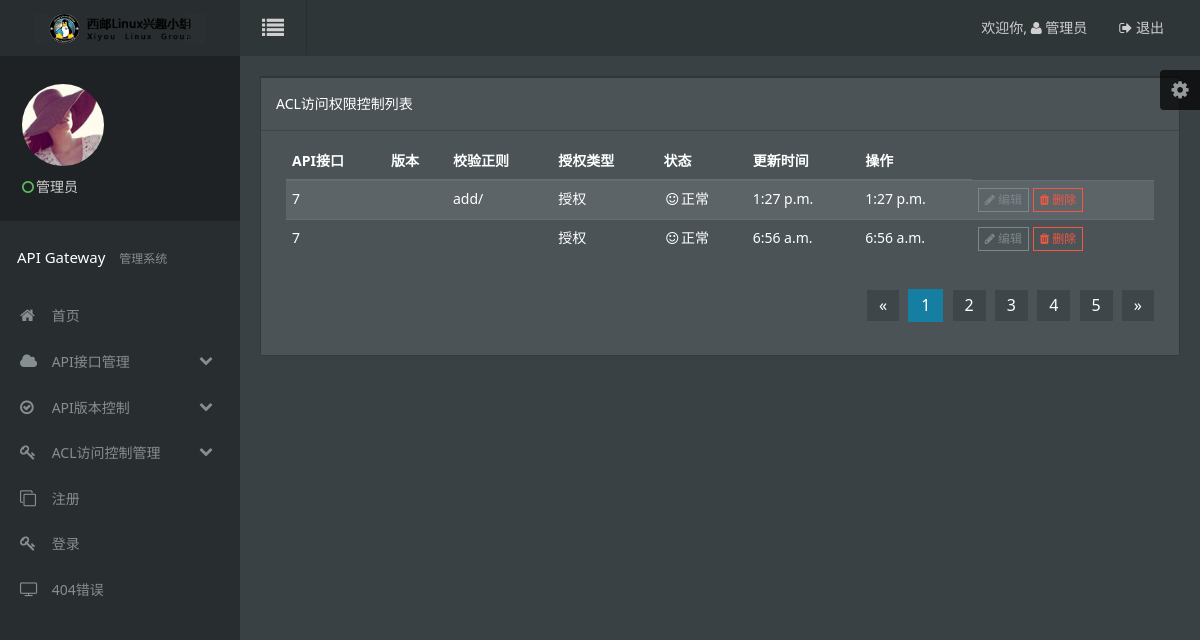
Page /display-acl/ on the earlier database version.
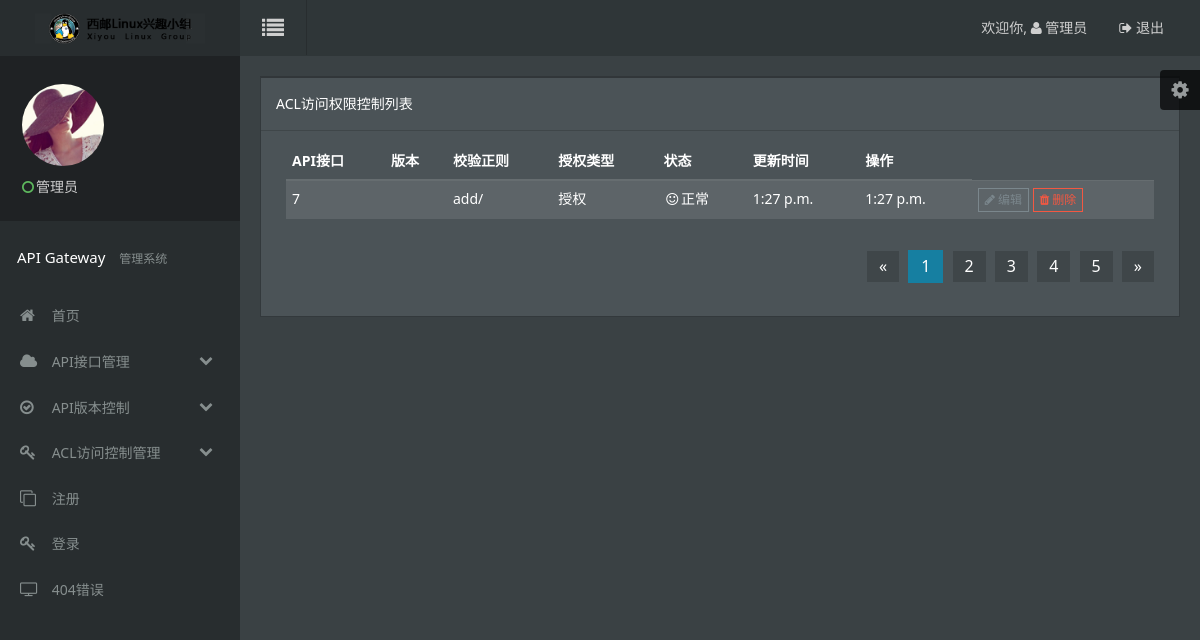
Same page on the later database version.
### gateway/models.py (models this page shows, shortened)
class AclList(models.Model):
    api_id = models.IntegerField(null=True)
    vers_id = models.IntegerField(null=True)
    match_req = models.CharField(max_length=128)
    auth_type = models.IntegerField()
    cre_time = models.TimeField(max_length=32)
    upd_time = models.TimeField(max_length=32)
    status = models.IntegerField()
    @staticmethod
    def getAllAclInfo():
        return True, AclList.objects.all()

### gateway/views.py (the view)
# urls.py: url(r'^display-acl/',views.disAclInfo),
def disAclInfo(request):
    flag, res_acl = AclList.getAllAclInfo()
    if flag:
        return render_to_response('acl_view.html', {'result':res_acl})

### gateway/templates/acl_view.html (shortened to what the changed rows need)
<!DOCTYPE html>
<html lang="en">
<head>
    <link rel="stylesheet" href="../../assets/css/amazeui.min.css" />
    <link rel="stylesheet" href="../../assets/css/amazeui.datatables.min.css" />
    <link rel="stylesheet" href="../../assets/css/app.css">
</head>
<body data-type="acl_view">
<div class="am-g tpl-g">
        <div class="tpl-content-wrapper">
            <div class="row-content am-cf">
                <div class="row">
                    <div class="am-u-sm-12 am-u-md-12 am-u-lg-12">
                        <div class="widget am-cf">
                            <div class="widget-body  am-fr">
                                <div class="am-u-sm-12">
                                    <table width="100%" class="am-table am-table-compact am-table-striped tpl-table-black " id="example-r">
                                        <thead>
                                        <tr>
                                            <th>API接口</th>
                                            <th>版本</th>
                                            <th>校验正则</th>
                                            <th>授权类型</th>
                                            <th>状态</th>
                                            <th>更新时间</th>
                                            <th>操作</th>
                                        </tr>
                                        </thead>
                                        <tbody>
                                        {% if result %}
                                            {% for acl_info in result %}
                                                <tr class="gradeX">
                                                    <td>{{ acl_info.api_id }}</td>
                                                    <td>{{ acl_info.version }}</td>
                                                    <td>{{ acl_info.match_req }}</td>
                                                    {% if acl_info.auth_type == 1 %}
                                                        <td>授权</td>
                                                    {% else %}
                                                        <td>游客</td>
                                                    {% endif %}
                                                    {% if acl_info.status == 1 %}
                                                        <td><i class="am-icon-smile-o am-icon-fw"></i>正常</td>
                                                    {% else %}
                                                        <td><i class="am-icon-frown-o am-icon-fw"></i>关闭</td>
                                                    {% endif %}
                                                    <td>{{ acl_info.cre_time }}</td>
                                                    <td>{{ acl_info.upd_time }}</td>
                                                    <td>
                                                 <div class="tpl-table-black-operation">
                                                    <a href="/edit-acl/?id={{ acl_info.id }}">
                                                        <i class="am-icon-pencil"></i> 编辑
                                                    </a>
                                                    <a href="/delete-acl/?id={{ acl_info.id }}" class="tpl-table-black-operation-del">
                                                        <i class="am-icon-trash"></i> 删除
                                                    </a>
                                                </div>
                                            </td>
                                                </tr>
                                            {% endfor %}
                                        {% endif %}
                                        </tbody>
                                    </table>
                                </div>
                            </div>
                        </div>
                    </div>
                </div>
            </div>
        </div>
    </div>
</body>
</html>

Differences in the rows shown:
removed AclList: api_id "7", auth_type "授权", status 1 (drawn), cre_time "6:56 a.m.", upd_time "6:56 a.m."
